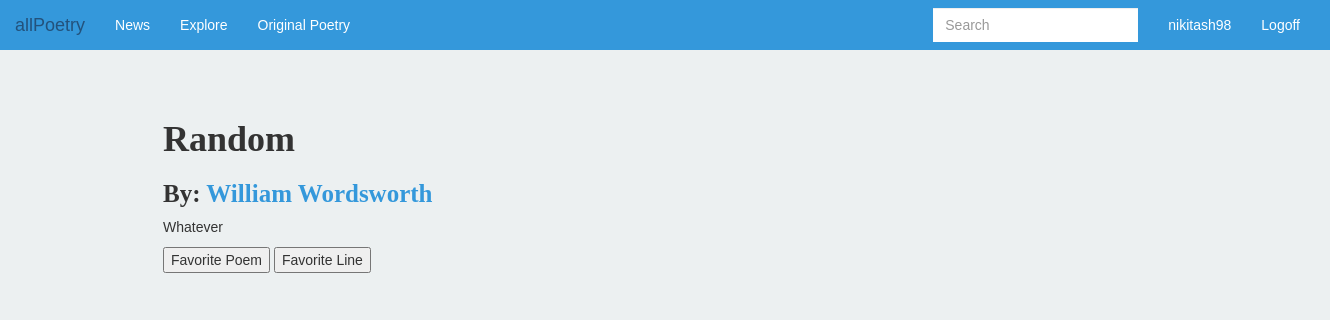
Page /poetry/6/ (signed in) on the committed database.
### poetry/models.py (models this page shows, shortened)
class Poem(models.Model):
    writer = models.ForeignKey(Author, on_delete = models.CASCADE)
    title = models.CharField(max_length = 300)
    text = models.TextField()
    keywords = models.TextField()

class Author(models.Model):
    objects = AuthorManager()
    name = models.CharField(max_length = 100)
    portrait = models.FileField()
    def __str__(self):
        return self.name

### poetry/views.py (the view)
# urls.py: url(r'^(?P<poem_id>[0-9]+)/$', views.poemdetail, name = 'poemdetail'),
def poemdetail(request, poem_id):
    thepoem = Poem.objects.get(pk = poem_id)
    if request.user.is_authenticated:
        if request.user.profile.poemfavorites.filter(pk = poem_id).exists():
            isfavorite = True;
        else:
            isfavorite = False;
    context = {'thepoem' : thepoem, 'isfavorite' : isfavorite}
    return render(request, 'poetry/poem.html', context)

### poetry/templates/poetry/poem.html (shortened to what this page needs)
<!DOCTYPE html>
{% extends 'poetry/base.html' %}
{% block body %}
{% load staticfiles %}
<div class = "poem_page">
<h1>{{thepoem.title}}</h1>
<h2>By: <a href = "{% url 'poetry:authordetail' thepoem.writer.pk %}">{{thepoem.writer}}</a></h2>
<body>{{thepoem.text|linebreaks }}</body>
{% if isfavorite %}
<button class = "favoritepoem">Unfavorite Poem </button>
{% else %}
<button class = "favoritepoem">Favorite Poem </button>
{% endif %}
<button class = "favoriteline">Favorite Line</button>
</div>
{% endblock %}

### poetry/templates/poetry/base.html (shortened to what this page needs)
{% load staticfiles %}
<!DOCTYPE html>
<link rel = "stylesheet" href = "https://maxcdn.bootstrapcdn.com/bootstrap/3.3.7/css/bootstrap.min.css">
<link rel = "stylesheet" type = "text/css" href = "{% static 'poetry/style.css' %}" />
<nav class = "navbar ">
  <div class = "container-fluid">
    <div class = "navbar-header">
      <a class = "navbar-brand" href = "{% url 'poetry:index' %}">allPoetry</a>
      </div>
      <div class = "collapse navbar-collapse" id = "topNavBar">
        <ul class = "nav navbar-nav">
        <li><a href = "#">News</a></li>
        <li><a href = "{% url 'poetry:explore' %}">Explore</a></li>
        <li><a href = "#">Original Poetry</a></li>
      </ul>
      <ul class = "nav navbar-nav navbar-right">
        {% if user.is_authenticated %}
        <li><a href = "{% url 'poetry:account' %}">{{user.username}}</a></lif>
        <li><a href = "{% url 'poetry:logout'%}">Logoff</a></li>
      {% else %}
      <li><a href = "" data-toggle="modal" data-target="#myModal">Login</a></li>
      {% endif %}
    </ul>
      <form class = "navbar-form navbar-right">
        <div class = "form-group">
          <input type = "text" class = "form-control" placeholder = "Search">
        </div>
      </form>
    </div>
  </div>
</nav>
{% block body %}
{% endblock %}

### poetry/static/poetry/style.css (style rules this page uses)
a { color: #3498db; }
.navbar-brand { color: white; }
body { background-color: #ECF0F1; }
.navbar { border-radius: 0px; background-color: #3498db; border: 0px; }
.nav li a { color: white; }
.form-control { border-radius: 0px; border:0px; }
body { font-family: helvetica; }
.poem_page { padding: 30px; left: 10%; position: relative; }
.poem_page h1 { font-family: "century gothic"; font-weight: bold; }
.poem_page h2 { font-family: "bodoni mt"; font-weight: bold; font-size: 25px; }

### rows in the picture
Poem: title "Random", writer "William Wordsworth", text "Whatever"

### other values in the picture
{{ user.username }} "nikitash98"
